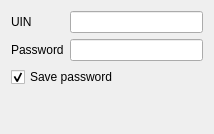
<?xml version="1.0" encoding="UTF-8"?>
<ui version="4.0">
 <class>AddAccountFormClass</class>
 <widget class="QWidget" name="AddAccountFormClass">
  <property name="geometry">
   <rect>
    <x>0</x>
    <y>0</y>
    <width>214</width>
    <height>134</height>
   </rect>
  </property>
  <property name="windowTitle">
   <string>AddAccountForm</string>
  </property>
  <layout class="QGridLayout" name="gridLayout">
   <item row="0" column="0">
    <widget class="QLabel" name="uinLabel">
     <property name="text">
      <string>UIN</string>
     </property>
     <property name="buddy">
      <cstring>uinEdit</cstring>
     </property>
    </widget>
   </item>
   <item row="2" column="0">
    <widget class="QLabel" name="passwordLabel">
     <property name="text">
      <string>Password</string>
     </property>
     <property name="buddy">
      <cstring>passwordEdit</cstring>
     </property>
    </widget>
   </item>
   <item row="4" column="0" colspan="2">
    <widget class="QCheckBox" name="passwordBox">
     <property name="text">
      <string>Save password</string>
     </property>
     <property name="checked">
      <bool>true</bool>
     </property>
    </widget>
   </item>
   <item row="0" column="1">
    <widget class="QLineEdit" name="uinEdit"/>
   </item>
   <item row="2" column="1">
    <widget class="QLineEdit" name="passwordEdit"/>
   </item>
   <item row="5" column="0">
    <spacer name="verticalSpacer">
     <property name="orientation">
      <enum>Qt::Vertical</enum>
     </property>
     <property name="sizeHint" stdset="0">
      <size>
       <width>20</width>
       <height>40</height>
      </size>
     </property>
    </spacer>
   </item>
  </layout>
 </widget>
 <layoutdefault spacing="6" margin="11"/>
 <tabstops>
  <tabstop>uinEdit</tabstop>
  <tabstop>passwordEdit</tabstop>
  <tabstop>passwordBox</tabstop>
 </tabstops>
 <resources/>
 <connections/>
</ui>
